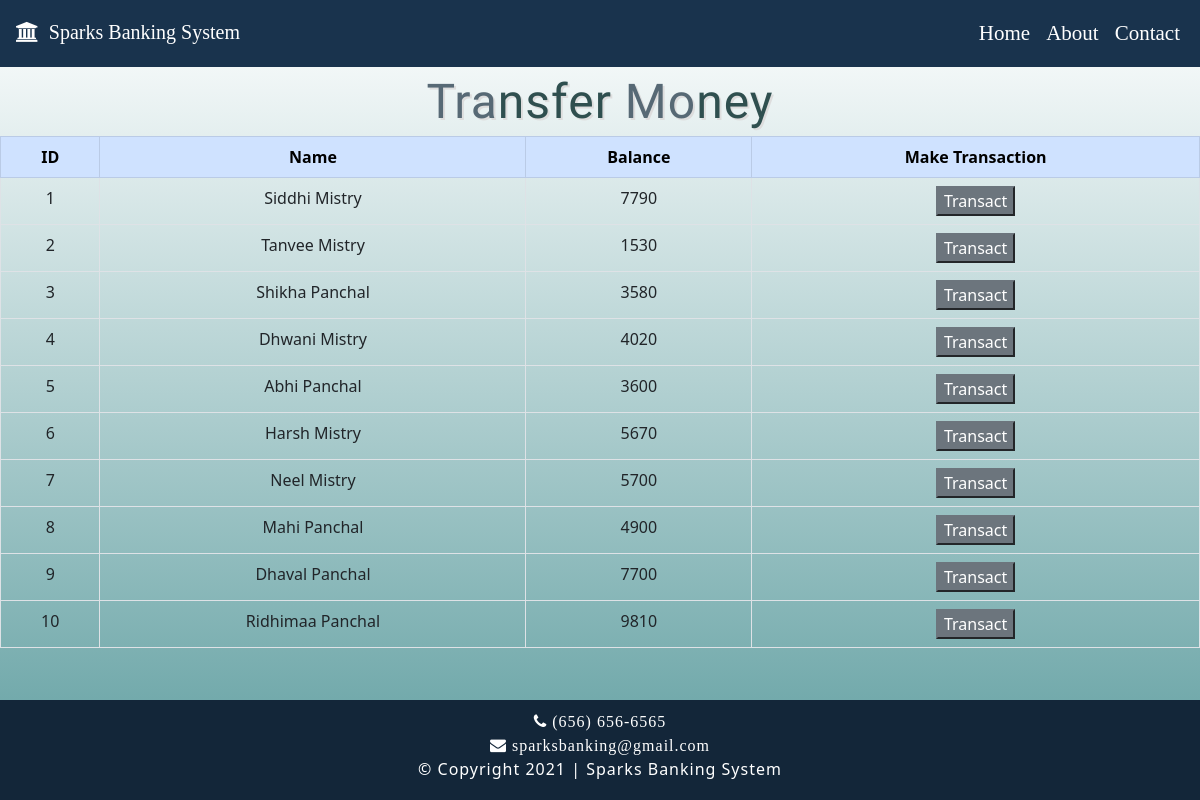
The app's page /transfermoney.php with its own data.
### tables this page shows
CREATE TABLE `view_users` (
  `id` int(11) NOT NULL,
  `name` varchar(30) NOT NULL,
  `email` varchar(25) NOT NULL,
  `balance` int(11) NOT NULL
);

### transfermoney.php (the view, shortened to what this page needs)
<?php
$conn = mysqli_connect("localhost","root","","sparks_bank");
$sql = "SELECT * FROM view_users";
$result = mysqli_query($conn,$sql);
?>
<!DOCTYPE html>
<html lang="en">
<head>
    <link href="https://cdn.jsdelivr.net/npm/bootstrap@5.0.0-beta3/dist/css/bootstrap.min.css" rel="stylesheet">
    <link rel="stylesheet" href="https://cdnjs.cloudflare.com/ajax/libs/font-awesome/4.7.0/css/font-awesome.min.css">
    <link rel="stylesheet" type="text/css" href="style.css">
</head>
<body >
  <nav class="navbar navbar-expand-lg navbar-dark ">
    <div class="container-fluid">
      <a class="navbar-brand m-1" href="#"><h1 class="fa fa-bank">  &nbsp;Sparks Banking System</h1></a>
      <div class="collapse navbar-collapse" id="navbarSupportedContent">
        <ul class="navbar-nav ms-auto mb-2 mb-lg-0">
          <li class="nav-item">
            <a class="nav-link active" aria-current="page" href="index.php">Home</a>
          </li>
          <li class="nav-item">
            <a class="nav-link active" href="about.php">About</a>
          </li>
          <li class="nav-item">
            <a class="nav-link active" href="#">Contact</a>
          </li>
        </ul>
      </div>
    </div>
  </nav>
  <div class="container-fluid">
    <div class="s-heading">
      <h2>Tra<font color="#2F4F4F">nsfer</font> Mo<font color="#2F4F4F">ney </font> </h2>
    </div></div>
    <table class="table table-bordered" >
  <thead>
    <tr class="table-primary">
      <th scope="col" >ID</th>
      <th scope="col">Name</th>
      <th scope="col">Balance</th>
      <th scope="col">Make Transaction</th>
    </tr>
  </thead>
  <?php while ($row = mysqli_fetch_array($result)) { ?>
    <tbody>
    <tr>
      <td ><?php echo $row['id']; ?></td>
      <td ><?php echo $row['name']; ?></td>
      <td><?php echo $row['balance']; ?></td>
      <td><a href="transactions.php?id= <?php echo $row['id'] ;?>"> <button type="button" class="btn-secondary"  >Transact</button></a></td>
    </tr>
  <?php } ?>
   </tbody>
</table>
        <div class="footer">
          <p style="margin-top: 0.5%"><i class="fa fa-phone">&nbsp;(656) 656-6565</i> <br><i class="fa fa-envelope">&nbsp;sparksbanking@gmail.com</i><br>&copy; Copyright 2021 | Sparks Banking System<br></p>
        </div>
    </body>
</html>

### style.css (style rules this page uses)
nav,header,footer { display: block; }
html { height: 100%; }
body { margin: 0; background-image: linear-gradient(white,cadetblue); height: 100%; -webkit-background-size: cover; -moz-background-size: cover; -o-background-size: cover; background-size: cover; height: 100%; margin: 0; background-repeat: no-repeat; background-attachment: fixed; }
.container-fluid { font-size: 21px; font-family: Times New Roman; }
nav { background-color: #19334d; }
.nav-link { color: #fff; }
h1 { color: #fff; }
h2 { color: #fff; font-family: Playball; letter-spacing: 2px; }
.footer { position: fixed; left: 0; bottom: 0; width: 100%; background-color: #132639; color: white; text-align: center; letter-spacing: 1px; padding: 3px; }

### transfermoney.php (style rules this page uses)
.s-heading h2 { color: #576975; font-family: Playball; font-weight: 400; letter-spacing: 1px; text-shadow: 2px 2px #ddd; margin-bottom: 0; text-align: center; font-size: 3rem; margin: 0.5%; }
.table { text-align: center; }

### records on screen
view_users: id "1", name "Siddhi Mistry", balance "7790"
view_users: id "2", name "Tanvee Mistry", balance "1530"
view_users: id "3", name "Shikha Panchal", balance "3580"
view_users: id "4", name "Dhwani Mistry", balance "4020"
view_users: id "5", name "Abhi Panchal", balance "3600"
view_users: id "6", name "Harsh Mistry", balance "5670"
view_users: id "7", name "Neel Mistry", balance "5700"
view_users: id "8", name "Mahi Panchal", balance "4900"
view_users: id "9", name "Dhaval Panchal", balance "7700"
view_users: id "10", name "Ridhimaa Panchal", balance "9810"
